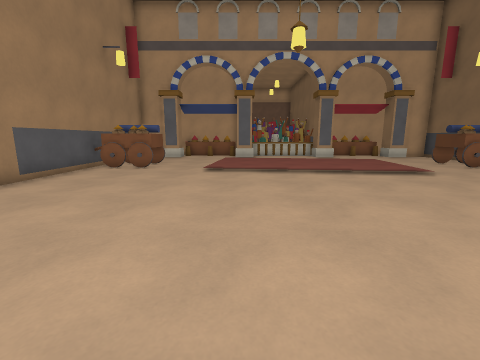
view 1 (above)

12 first-person views from a walk through a Godot game level. The camera is 1.3 m above the floor, tilts 10° down and sees 90° across. The floor is counted in squares, 1 m on a side. Each view is taken from the middle of a square. On the plan, view 1 faces up. The plan holds only what a view shows up to about 12 squares ahead; the rest is blank. The place goes on beyond the plan.

view 2
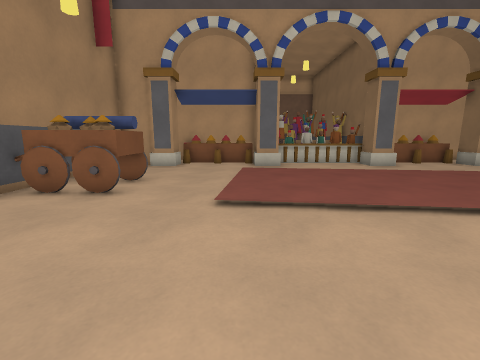

view 3
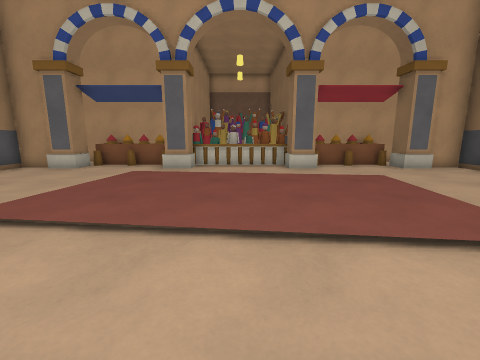

view 4
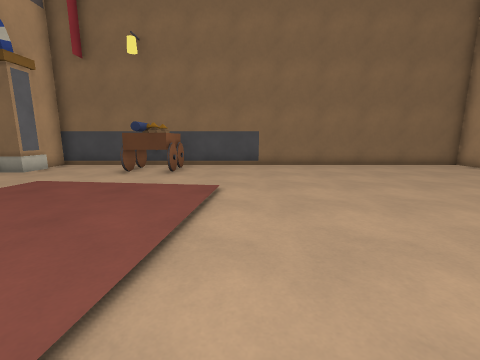

view 5
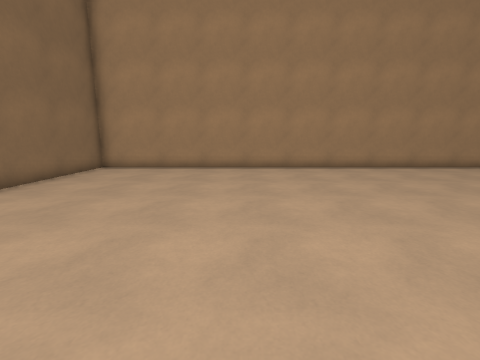

view 6
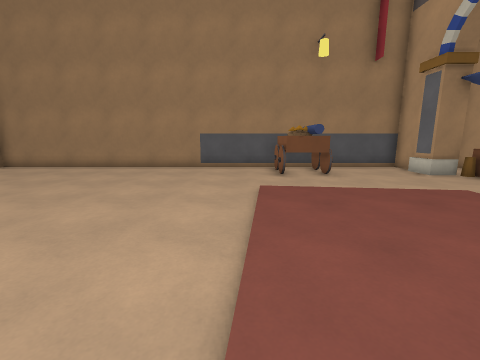

view 7
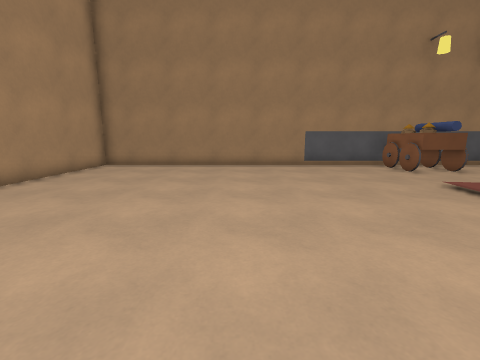

view 8
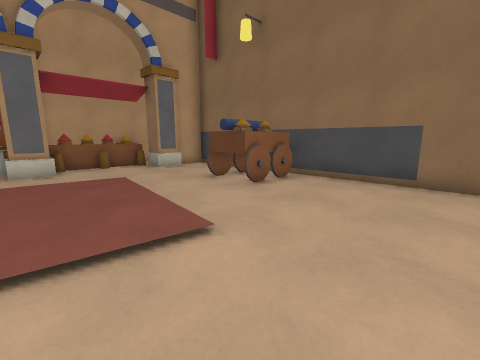

view 9
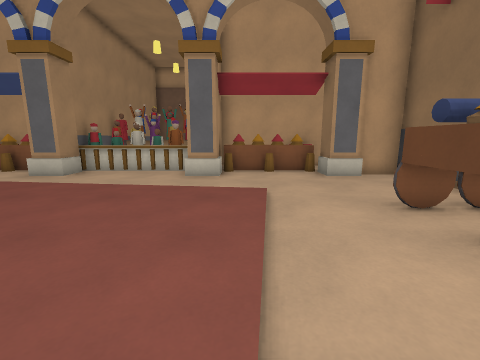

view 10
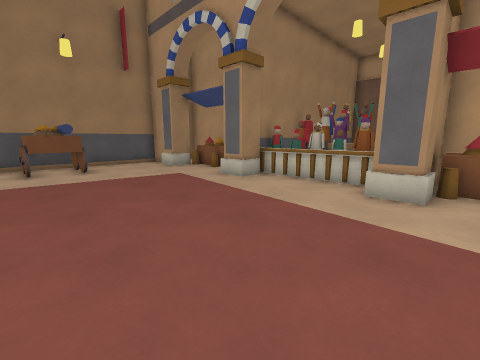

view 11
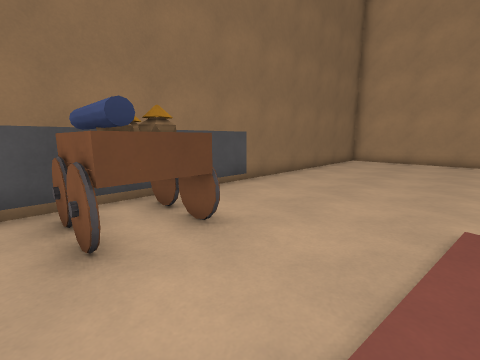

view 12
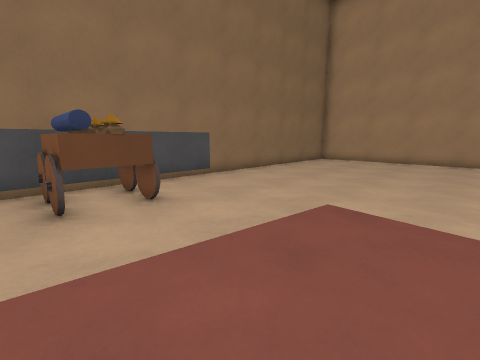

### Floor plan
Points are (right, up) in squares from view 1. A wall is a line through its corners. A room is listed if a view was taken in it or the views show most of it. See-through windows are left out.
Room 1 (views 1, 2, 3, 4, 5, 6, 7, 8, 9, 10, 11, 12)
walls: (-3.9, 11.7) (-4.9, 11.7); (-4.2, 11.4) (-4.5, 11); (-3.9, 12.5) (-3.9, 10.6) (-6.1, 10.6); (10.7, 11.7) (10.1, 11.7) (10.1, 12.1) (12.1, 12.1); (-5.3, 11.7) (-5.9, 11.7); (12.1, 10.6) (9.9, 10.6) (9.9, 12.4) (12.1, 12.4); (0.8, 17.3) (0.8, 16.3) (-0.2, 16.3) (-0.2, 17.1); (3.6, 18.3) (2.8, 18.3); (4.1, 18.3) (3.6, 18.4); (11.2, 16.3) (10.1, 16.3) (10.1, 17.4); (-5.1, 16.5) (-6.6, 16.5) (-6.6, -2.5) (12.6, -2.5) (12.6, 16.5) (11.1, 16.5); (-4.1, 17.4) (-4.1, 16.3) (-5.2, 16.3); (10.9, 19.3) (6.2, 19.3) (6.2, 16.3) (5.2, 16.3) (5.2, 17.3)
low walls: (5.2, 17.3) (0.8, 17.3); (5.2, 17.6) (0.6, 17.6); (-0.6, 17.6) (-4, 17.6); (9.9, 16.3) (9.9, 17.2); (-3.9, 17.2) (-3.9, 16.3); (10, 17.6) (6.2, 17.6)
ways out: gap at (12, 12)

Where each view was taken, in squares from view 1:
view 1: 0 up, 0 right, facing up
view 2: 5 up, 1 left, facing up
view 3: 6 up, 3 right, facing up
view 4: 8 up, 1 right, facing right
view 5: 9 up, 6 right, facing down
view 6: 9 up, 5 right, facing left
view 7: 4 up, 5 right, facing left
view 8: 6 up, 5 right, facing up-right
view 9: 8 up, 7 right, facing up
view 10: 10 up, 7 right, facing up-left
view 11: 13 up, 7 right, facing down-right
view 12: 13 up, 5 right, facing down-right
